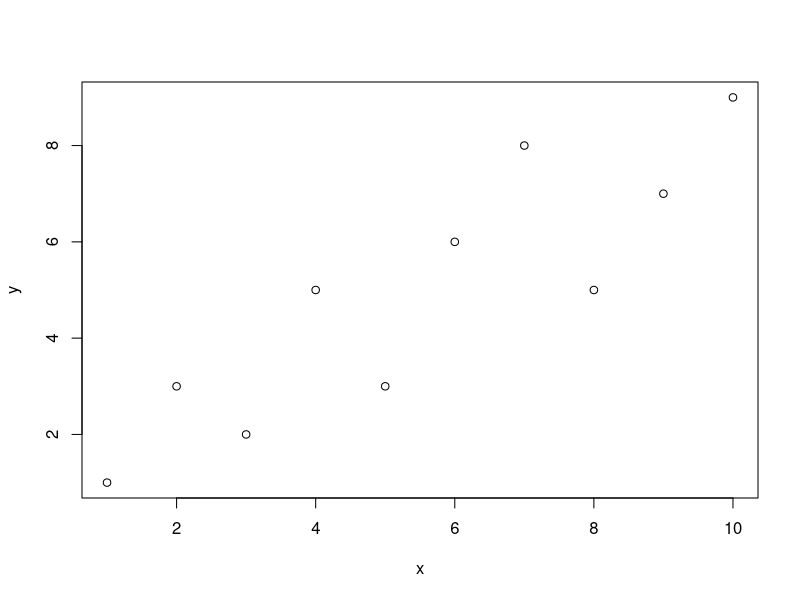
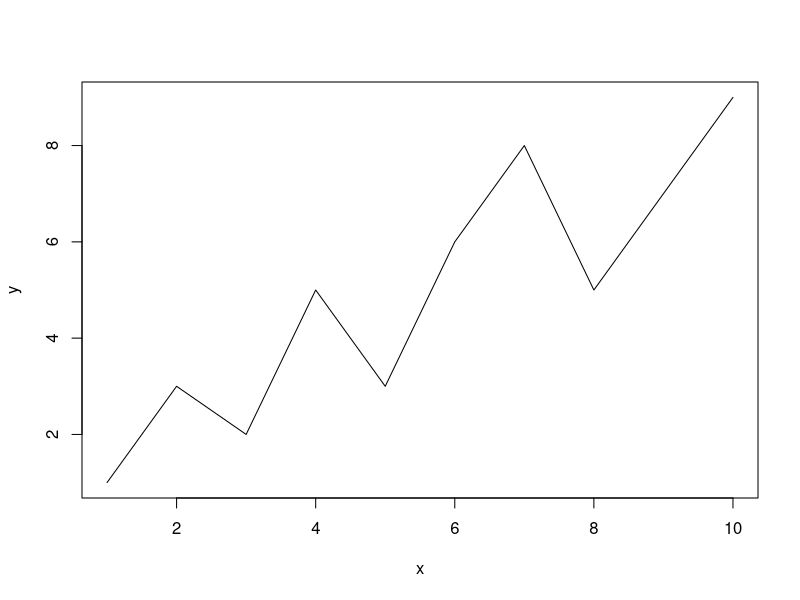

R code for these plots, in order: (Note: this script raises an error after producing the figures.)
# This is an R script. Any line that starts with # is a comment.
# Comments are ignored by R when you run the script.
# Any line that does not start with # will be run.

#### RUNNING CODE ####

# There are a few ways to run this script in RStudio.
# 1) You can run the entire script by pressing Ctrl+Alt+R, or by pressing the Source
#    button in the top right corner of this window.
# 2) You can run a section of the code by selecting it and pressing the Run button,
#    or by pressing Cmd+Enter on a Mac or Ctrl+Enter on a PC. If you do not select any
#    code, then only the line that your cursor is on will be run.
# 3) There are other shortcuts avaiable in the Code menu at the top of the screen.

# Try putting the cursor on the line below and running it by pressing Ctrl+Enter (Cmd+Enter)

2 + 2

# In the console output below, you should see that R can do math.

#### BASIC MATH ####

# Try adding some code below to subtract (-), multiply (*), and divide (/).

400 - 81
159.5 * 2
1276 / 4

# Now add some code to create exponentials (^), like 2 raised to the 8th power.

2^8
3^19

# ANSWER NEEDED HERE.

#### VARIABLES ####

# What if you want to store the result of 2 + 2 and use it later? You need a variable.

result <- 2 + 2

# The line above assigns (<-) the output of 2+2 to the variable 'result'. Run the line,
# and notice that the top right panel of RStudio has changed. It shows you that the
# variable result is currently set to 4.

# Create a variable below called 'message' and assign it the value "Welcome to R!"

result <- "Welcome to R!"
result <- 'Welcome to R!' # note that either single quote or double quotes is fine, but they must match.

# Now change 'result' to the output of 6 times 7.

result <- 6 * 7

#### INTERLUDE ####

# You've made a lot of changes to this file. Go ahead and create a new commit in
# GitHub Desktop and sync these changes with the GitHub repository.

#### ARRAYS / VECTORS ####

# Arrays are sets of values that have been grouped together in an order.
# In R, you can create an array using the c() function (short for combine).
# Run the line below.

my.array <- c(1,3,5,7,9)

# You can access the value of an element in the array by using it's location
# in the array.
# Note for experienced programmers: The first element in a R array is indexed at
# location 1, not location 0 like most languages.

my.array[2]

# If you wanted to get the value 7 out of the array, how would you do that?

my.array[4]

# You can get more than one element out of an array at a time. Use an array to specify
# the locations that you want to extract.

my.array[1:3]
my.array[c(1,5)]

# How would you get just the second and fourth elements?

my.array[c(2,4)]

# To change the value of an element in an array, just assign it a new value like it is
# a variable

my.array[1] <- 10

# There are some shortcuts for creating arrays. The : operator can be used to create
# sequences of integers

sequence <- 1:10

# Or, more generally, there is a function that you can use called seq()

sequence <- seq(from=1, to=10)

# You can look up information about a function by putting a question mark before the
# name of a function, and then running the line.

?seq

# Notice that the bottom right panel of RStudio changed to show you the documentation
# of the function. R documentation can be a little bit hard to read. You can also
# find an endless supply of examples with Google. Stack Overflow is a particularly
# useful site for finding great examples.

# Try generating a sequence below from 0 to 100 in steps of 10. (e.g., 0, 10, 20, ...)
# Read the documentation on seq to figure out what you need to change.

seq(from=0, to=100, by=10)
seq(0,100,10) # note that you can choose to name the arguments or not. 
seq(by=10, from=0, to=100) # an advantage of naming is that the order doesn't matter.

# You can use basic mathematical operators with vectors and scalars
# (A scalar is a vector with a single element, or, in plain English, just a number).

my.array <- c(1,2,3,4)
my.array <- my.array * 2

# Notice that each element of the array was multiplied by 2.

# You can also use basic mathematical operators with vectors and vectors.

array.a <- c(1,2,3,4)
array.b <- c(5,6,7,8)
array.c <- array.a + array.b

# What happens if array.a and array.b have different numbers of elements?
# Test it out below, and then write a short description of what is happening
# in a comment.

a <- c(1,2,3)
b <- c(4,5)

a + b

# A warning message is displayed, but the computation repeats the shorter array as needed
# here the output is (1+4, 2+5, 3+4)

#### FINDING HELPFUL FUNCTIONS ####

# A common misconception about experienced programmers is that they can sit down
# and write a program from start-to-finish based on the knowledge in their head.
# The truth is that experienced programmers are constantly using external resources
# (the internet) to figure out how to solve problems. A big difference between
# novice and veteran programmers is that veterans know how to search for the
# specific answers that they need.

# If you are a new programmer, one of the best things you can learn is where to
# look for information. I recommend always starting with stackoverflow.com. It
# is a Q&A site used by programmers of all abilities and you can usually find an
# answer to whatever problem you are trying to solve.

# Now I want you to practice. Find a function in R that will do each of the following.
# HINT: There is a built-in R function for each of these.

# 1) Take the square root of 16

sqrt(16)

# 2) Create an array that is 10 repetitions of the number 3
#    e.g., (3, 3, 3, 3, 3, 3, 3, 3, 3, 3).

rep(3,10)

# 3) Add all the numbers in the vector below.

add.me <- c(2,4,6,7,8,5,12) # the answer is 44
sum(add.me)

# 4) Generate a random integer between 0 and 100.

# many ways to do this!

sample(0:100, 1) # generate a sequence from 0 to 100 and then sample one item.
sample.int(101, 1) - 1 # sample.int samples from 1 to the first number, so need to subtract 1 to get 0 in the set.
floor(runif(1, 0, 101)) # floor always rounds down, e.g., 1.99 -> 1.00

# (This might be a good moment to commit and push your code!)

#### CONDITIONAL STATEMENTS ####

# Programs often require conditional execution. If this thing is true, do this.
# Otherwise, do this.

# In R, this is done with an if statement.

if(2==2){
  a <- TRUE
} else {
  a <- FALSE
}
print(a)

# Write code that generates a random integer between 1 and 4, and prints "EVEN"
# or "ODD" to indicate if the number is even or odd.

if(sample(1:4,1)%%2==0){ # note that %% takes the remainder of the division, e.g. 3%%2 -> 1
  print("EVEN")
} else {
  print("ODD")
}

#### EXTERNAL LIBRARIES ####

# As you search the internet for R code, you'll often find that good solutions
# are available in R packages. R packages are code that is not part of the
# default R installation. R has a package management system that make it really
# easy to install packages. One way to install is with install.packages()

install.packages('dplyr')

# You can also use RStudio to install packages. Go to Tools > Install Packages.

# You only need to install a package ONCE per computer, so I recommend running
# the install.packages command in the R console (lower left window of RStudio)
# and not putting it in your script.

# To load a package, use library()

library(dplyr)

# You must load the package once per R session, so it makes sense to include the
# library() command in your script.

#### DATA FRAMES ####

# Data frames are similar to a spreadsheet. There are a set of columns, which can
# be named, and a set of rows. Each row is a new entry (data point).

# You can create a data frame by using data.frame(), or through many other methods
# that return a data frame as their output.

trial.number <- 1:10
reaction.time <- c(1223, 1158, 975, 824, 528, 477, 489, 434, 465, 487)
correct.response <- c(TRUE, FALSE, TRUE, FALSE, TRUE, TRUE, TRUE, FALSE, TRUE, TRUE)

subject.data <- data.frame(
  trial = trial.number,
  rt = reaction.time,
  correct = correct.response
)

# You can access values in a data frame as if it is a two-dimensional array

subject.data[1, 'rt'] # Row 1, Column 'rt'
subject.data[1:5, 'rt'] # Rows 1 to 5, Column 'rt'
subject.data[,'rt'] # All rows, Column 'rt'
subject.data[1,] # Row 1, All Columns

# You can use the $ operator to quickly extract a column

subject.data$rt # get the rt column

# You can assign a new column with the $ operator as well.

subject.data$log.rt <- log(subject.data$rt)

# One very useful R package for manipulating data frames is dplyr. If you ran the code
# in the section about R packages, then dplyr should be installed and loaded already.

# dplyr implements a "grammar" of data manipulation. It makes it really easy to do things
# like group data by different variables, find the average of a variable, filter data
# by values in a column, and so on.

# There is a helpful and straightforward tutorial on dplyr here:
# https://cran.rstudio.com/web/packages/dplyr/vignettes/introduction.html

# For example, here is how you would use dplyr to filter the subject.data data frame
# to look at only CORRECT responses. Note that if you run the line below, the data
# shown in the console is only the correct responses.

subject.data %>% filter(correct.response == T)

# Later in the lab, it will be helpful to know how to use dplyr's summarize() method.
# This lets you quickly summarize a data frame by grouping variables.
# For example, suppose we want the mean RT for correct and incorrect responses in the
# subject.data data frame. Here's how we do that with dplyr

summary.data <- subject.data %>% group_by(correct) %>% summarize(mean_rt = mean(rt))

# dplyr will take some practice and getting used to. The %>% operator is particularly
# weird. You can think of the %>% operator as specifying a chain of events. Whatever
# is to the left of %>% will be evaluated and then passed as input to whatever is 
# to the right of %>%. Please ask me to walk through it with you if it doesn't make sense.

#### BASIC PLOTTING ####

# R has a very powerful set of tools for creating plots.
# We will explore these more throughout the semester. For now, let's look
# at a few really basic plots.

# Scatter plot
# You can create a scatter plot by calling plot() with two arrays of numbers.

x <- 1:10
y <- c(1,3,2,5,3,6,8,5,7,9)
plot(x,y)

# Notice that the plot shows up in RStudio's bottom right panel.

# You can change this to a line plot by setting the type option:

plot(x,y,type='l')

#### YOUR OWN FUNCTIONS ####

# To write a function in R, use the function keyword.

add.two <- function(x) { return(x+2) }
add.two(10) # outputs 12

multiply.numbers <- function(x, y) {
  answer <- x * y
  return(answer)
}
multiply.numbers(2,3) # outputs 6

# Notice that you can have different numbers of parameters, and that the output
# of the function is specified in return()

# Write a function that takes two numbers and returns a random integer that is between
# the two numbers (including both end numbers as possibilities).

random.between <- function(low, high){
  if(low == high){ # this check is important! without it, the function will behave unexpectedly when low == high. try it!
    return(low)
  }
  if(low > high){
    stop("lower bound must be <= upper bound") # throw an error message if low is not less than or equal to high.
  }
  output <- sample(low:high, 1)
  return(output)
}

# let's test the function!
random.between(1,3)
random.between(1,1)
random.between(3,1) # error message

#### A FEW MISC. EXTRAS ####

# There's loads more to learn about R. Each lab will introduce any new features of R that
# are particularly helpful for the problems in that lab. Here are some features that will
# help you as you build your first model in the last part of the lab.

# Suppose you have a vector of values like the following:

sample.array <- c(4, 6, 5, 2, 5, 3, 4, 5, 6, 7, 8, 9)

# Let's imagine that we want to create a new vector that is the result of applying a
# function to each value. For example, we want to take the logarithm of each value.
# Some R functions will automatically do this for us, and log() happens to be one of them.

log.sample.array <- log(sample.array)

# But there are other cases where we need to specify a customized function and apply it
# to each value of the array. One of the ways to do this is with sapply().

log.sample.array <- sapply(sample.array, function(x){ return(log(x)) })

# What's going on above? sapply() takes two mandatory arguments. The first is an array,
# and the second is a function. The function should take a single argument (which I have
# arbitrarily named 'x'). This function will be run on each element of the array, with the
# element of the array being passed into the function as x. Then sapply() will combine all
# these results back into a vector and return it.

# For example, in the above code, the first value of sample.array is 4. So the function
# evaluates as return(log(4)), and the first element of log.sample.array is log(4). Then
# the next value of sample.array is 6, so the second element of log.sample.array is log(6),
# and so on...

# Use sapply() to create a new array called 'answer'. To compute the array:
#  - Generate a random number between 0 and 1 (do this independently for each value in the array)
#    HINT: ?runif (short for random-uniform-distribution)
#  - If the random number is less than or equal to the element in input, then output TRUE
#  - Otherwise output FALSE

input <- seq(from=0, to=1, by=0.05)
answer <- sapply(input, function(x){
  return(runif(1,0,1) <= x)
})

# another way of doing it, without sapply:

answer <- runif(length(input),0,1) <= input

# What if we want to run a function on more than one array, and store the result in an array?
# Consider the following:

sample.data <- data.frame(big.or.small = c('big','small','big','small'), value=c(1,3,7,8))

# Open sample.data using RStudio's viewer so you have a clear understanding of the data
# structure. In each row there are two values. The first column indicates "big" or "small",
# and the second column gives a value. Suppose we want to add a third column that has the
# value TRUE when the row is "big" and the value is greater than 5, OR when the row is
# "small" and the value is less than 5. This is similar to the situation with sapply(),
# except that we need two arrays (the two columns) in order to generate the correct value.

# The function to do this is mapply(), which works just like sapply() except that it can take
# as many diferent parameters as you need.

sample.data$match <- mapply(function(big.or.small, value){
  if(big.or.small=='big') { return(value > 5) }
  if(big.or.small=='small') { return(value < 5) }
}, sample.data$big.or.small, sample.data$value)

# Notice that with mapply() the function is the first argument, whereas with sapply() the
# array was the first argument.

# Use mapply below() to create a new array called 'answer'. The value of each element should be:
# TRUE if the corresponding element:
#   in input.1 is TRUE and input.2 is FALSE
#   in input.1 is FALSE and input.2 is TRUE
# FALSE if the corresponding element:
#   in input.1 is TRUE and input.2 is TRUE
#   in input.1 is FALSE and input.2 is FALSE
# (This is the exclusive-OR (XOR) problem)

input.1 <- c(TRUE, FALSE, FALSE, TRUE, TRUE, FALSE)
input.2 <- c(TRUE, TRUE, FALSE, FALSE, TRUE, TRUE)

answer <- mapply(function(x,y){
  if(x==y){
    return(FALSE)
  } else {
    return(TRUE)
  }
}, input.1, input.2)

# yes, you could also solve it just by doing:
answer <- input.1 != input.2

# but you should practice mapply!

# Writing a better sample() function.

# R has a built-in function called sample(). You might have already discovered it above when
# trying to generate random integers. The sample function lets you specify a vector and the 
# number of random samples you want to draw from that vector. For example, the code below
# picks a random number from the vector of odd numbers between 1 and 9.

sample(c(1,3,5,7,9), 1)

# This function is going to be crucial for the model that you are about to build, but it has
# one odd-quirk that you need to be careful of. If you sample from a vector of only one element,
# it behaves differently. Run the code below several times to see:

sample(c(10), 1)

# You might (very reasonably!) expect to get the number 10 over and over again, but instead you
# saw numbers between 1 and 10. This is because when sample() gets only a single number in the 
# first argument, it samples from the entire set of integers less than or equal to that number!

# This is going to be a problem for the model you are about to write. We'll want a sample function
# that always returns the single number if given a single number. The good thing is that you have
# all the tools you need to write that function! Implement the code below so that the last line of
# this file always returns the number 10.

# HINT: One way to solve this is to check how many elements are in the input.vector. 
# Search the internet for a function that will tell you how many items are in the vector.

better.sample <- function(input.vector, sample.size){
  if(length(input.vector)==1){
    return(rep(input.vector[1],sample.size))
  }
  return(sample(input.vector, sample.size))
}

better.sample(c(10), 1)
